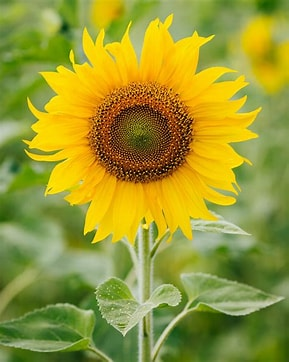
#> input picture sunflower.jpg, 289 x 362 px, found by its file name
$ python blur.py
#> lines starting #> are read from the running program, lines starting #| are printed output that depends on the picture
import cv2
import numpy as np
# Reading the image
image = cv2.imread('sunflower.jpg')
#> image is the input picture: shape (362, 289, 3); mean B, G, R 49.7, 152.8, 153.7
# Applying the filter
averageBlur = cv2.blur(image, (5, 5))
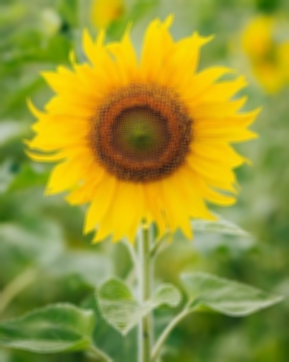
#> averageBlur: shape (362, 289, 3); mean B, G, R 49.7, 152.8, 153.7
gaussian = cv2.GaussianBlur(image, (3, 3), 0)
medianBlur = cv2.medianBlur(image, 9)
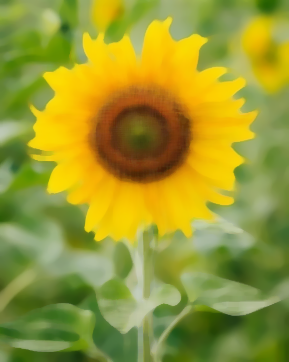
#> medianBlur: shape (362, 289, 3); mean B, G, R 48, 152.7, 153.8
bilateral = cv2.bilateralFilter(image, 9, 75, 75)

# Showing the image
cv2.imshow('Original', image)
cv2.imshow('Average blur', averageBlur)
cv2.imshow('Gaussian blur', gaussian)
cv2.imshow('Median blur', medianBlur)
cv2.imshow('Bilateral blur', bilateral)

cv2.waitKey()
cv2.destroyAllWindows()
